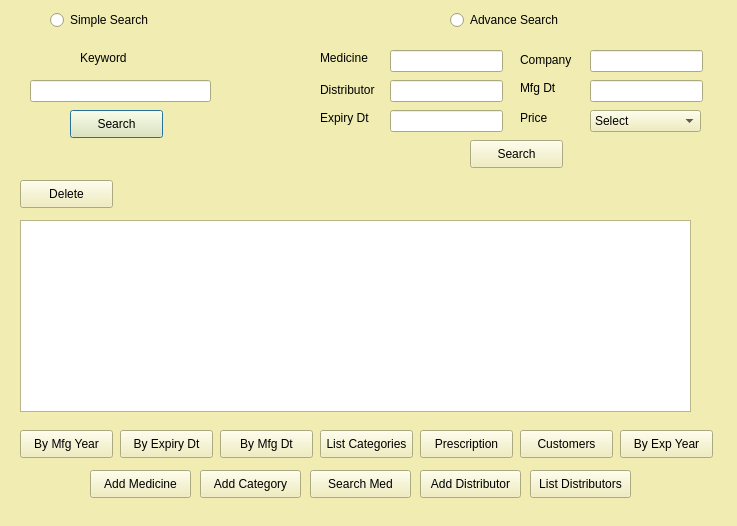
<?xml version="1.0" encoding="UTF-8"?>
<ui version="4.0">
 <class>AdmDialog</class>
 <widget class="QDialog" name="AdmDialog">
  <property name="geometry">
   <rect>
    <x>0</x>
    <y>0</y>
    <width>737</width>
    <height>526</height>
   </rect>
  </property>
  <property name="palette">
   <palette>
    <active>
     <colorrole role="WindowText">
      <brush brushstyle="SolidPattern">
       <color alpha="255">
        <red>0</red>
        <green>0</green>
        <blue>0</blue>
       </color>
      </brush>
     </colorrole>
     <colorrole role="Button">
      <brush brushstyle="SolidPattern">
       <color alpha="255">
        <red>240</red>
        <green>236</green>
        <blue>178</blue>
       </color>
      </brush>
     </colorrole>
     <colorrole role="Light">
      <brush brushstyle="SolidPattern">
       <color alpha="255">
        <red>255</red>
        <green>255</green>
        <blue>255</blue>
       </color>
      </brush>
     </colorrole>
     <colorrole role="Midlight">
      <brush brushstyle="SolidPattern">
       <color alpha="255">
        <red>247</red>
        <green>245</green>
        <blue>216</blue>
       </color>
      </brush>
     </colorrole>
     <colorrole role="Dark">
      <brush brushstyle="SolidPattern">
       <color alpha="255">
        <red>120</red>
        <green>118</green>
        <blue>89</blue>
       </color>
      </brush>
     </colorrole>
     <colorrole role="Mid">
      <brush brushstyle="SolidPattern">
       <color alpha="255">
        <red>160</red>
        <green>157</green>
        <blue>119</blue>
       </color>
      </brush>
     </colorrole>
     <colorrole role="Text">
      <brush brushstyle="SolidPattern">
       <color alpha="255">
        <red>0</red>
        <green>0</green>
        <blue>0</blue>
       </color>
      </brush>
     </colorrole>
     <colorrole role="BrightText">
      <brush brushstyle="SolidPattern">
       <color alpha="255">
        <red>255</red>
        <green>255</green>
        <blue>255</blue>
       </color>
      </brush>
     </colorrole>
     <colorrole role="ButtonText">
      <brush brushstyle="SolidPattern">
       <color alpha="255">
        <red>0</red>
        <green>0</green>
        <blue>0</blue>
       </color>
      </brush>
     </colorrole>
     <colorrole role="Base">
      <brush brushstyle="SolidPattern">
       <color alpha="255">
        <red>255</red>
        <green>255</green>
        <blue>255</blue>
       </color>
      </brush>
     </colorrole>
     <colorrole role="Window">
      <brush brushstyle="SolidPattern">
       <color alpha="255">
        <red>240</red>
        <green>236</green>
        <blue>178</blue>
       </color>
      </brush>
     </colorrole>
     <colorrole role="Shadow">
      <brush brushstyle="SolidPattern">
       <color alpha="255">
        <red>0</red>
        <green>0</green>
        <blue>0</blue>
       </color>
      </brush>
     </colorrole>
     <colorrole role="AlternateBase">
      <brush brushstyle="SolidPattern">
       <color alpha="255">
        <red>247</red>
        <green>245</green>
        <blue>216</blue>
       </color>
      </brush>
     </colorrole>
     <colorrole role="ToolTipBase">
      <brush brushstyle="SolidPattern">
       <color alpha="255">
        <red>255</red>
        <green>255</green>
        <blue>220</blue>
       </color>
      </brush>
     </colorrole>
     <colorrole role="ToolTipText">
      <brush brushstyle="SolidPattern">
       <color alpha="255">
        <red>0</red>
        <green>0</green>
        <blue>0</blue>
       </color>
      </brush>
     </colorrole>
    </active>
    <inactive>
     <colorrole role="WindowText">
      <brush brushstyle="SolidPattern">
       <color alpha="255">
        <red>0</red>
        <green>0</green>
        <blue>0</blue>
       </color>
      </brush>
     </colorrole>
     <colorrole role="Button">
      <brush brushstyle="SolidPattern">
       <color alpha="255">
        <red>240</red>
        <green>236</green>
        <blue>178</blue>
       </color>
      </brush>
     </colorrole>
     <colorrole role="Light">
      <brush brushstyle="SolidPattern">
       <color alpha="255">
        <red>255</red>
        <green>255</green>
        <blue>255</blue>
       </color>
      </brush>
     </colorrole>
     <colorrole role="Midlight">
      <brush brushstyle="SolidPattern">
       <color alpha="255">
        <red>247</red>
        <green>245</green>
        <blue>216</blue>
       </color>
      </brush>
     </colorrole>
     <colorrole role="Dark">
      <brush brushstyle="SolidPattern">
       <color alpha="255">
        <red>120</red>
        <green>118</green>
        <blue>89</blue>
       </color>
      </brush>
     </colorrole>
     <colorrole role="Mid">
      <brush brushstyle="SolidPattern">
       <color alpha="255">
        <red>160</red>
        <green>157</green>
        <blue>119</blue>
       </color>
      </brush>
     </colorrole>
     <colorrole role="Text">
      <brush brushstyle="SolidPattern">
       <color alpha="255">
        <red>0</red>
        <green>0</green>
        <blue>0</blue>
       </color>
      </brush>
     </colorrole>
     <colorrole role="BrightText">
      <brush brushstyle="SolidPattern">
       <color alpha="255">
        <red>255</red>
        <green>255</green>
        <blue>255</blue>
       </color>
      </brush>
     </colorrole>
     <colorrole role="ButtonText">
      <brush brushstyle="SolidPattern">
       <color alpha="255">
        <red>0</red>
        <green>0</green>
        <blue>0</blue>
       </color>
      </brush>
     </colorrole>
     <colorrole role="Base">
      <brush brushstyle="SolidPattern">
       <color alpha="255">
        <red>255</red>
        <green>255</green>
        <blue>255</blue>
       </color>
      </brush>
     </colorrole>
     <colorrole role="Window">
      <brush brushstyle="SolidPattern">
       <color alpha="255">
        <red>240</red>
        <green>236</green>
        <blue>178</blue>
       </color>
      </brush>
     </colorrole>
     <colorrole role="Shadow">
      <brush brushstyle="SolidPattern">
       <color alpha="255">
        <red>0</red>
        <green>0</green>
        <blue>0</blue>
       </color>
      </brush>
     </colorrole>
     <colorrole role="AlternateBase">
      <brush brushstyle="SolidPattern">
       <color alpha="255">
        <red>247</red>
        <green>245</green>
        <blue>216</blue>
       </color>
      </brush>
     </colorrole>
     <colorrole role="ToolTipBase">
      <brush brushstyle="SolidPattern">
       <color alpha="255">
        <red>255</red>
        <green>255</green>
        <blue>220</blue>
       </color>
      </brush>
     </colorrole>
     <colorrole role="ToolTipText">
      <brush brushstyle="SolidPattern">
       <color alpha="255">
        <red>0</red>
        <green>0</green>
        <blue>0</blue>
       </color>
      </brush>
     </colorrole>
    </inactive>
    <disabled>
     <colorrole role="WindowText">
      <brush brushstyle="SolidPattern">
       <color alpha="255">
        <red>120</red>
        <green>118</green>
        <blue>89</blue>
       </color>
      </brush>
     </colorrole>
     <colorrole role="Button">
      <brush brushstyle="SolidPattern">
       <color alpha="255">
        <red>240</red>
        <green>236</green>
        <blue>178</blue>
       </color>
      </brush>
     </colorrole>
     <colorrole role="Light">
      <brush brushstyle="SolidPattern">
       <color alpha="255">
        <red>255</red>
        <green>255</green>
        <blue>255</blue>
       </color>
      </brush>
     </colorrole>
     <colorrole role="Midlight">
      <brush brushstyle="SolidPattern">
       <color alpha="255">
        <red>247</red>
        <green>245</green>
        <blue>216</blue>
       </color>
      </brush>
     </colorrole>
     <colorrole role="Dark">
      <brush brushstyle="SolidPattern">
       <color alpha="255">
        <red>120</red>
        <green>118</green>
        <blue>89</blue>
       </color>
      </brush>
     </colorrole>
     <colorrole role="Mid">
      <brush brushstyle="SolidPattern">
       <color alpha="255">
        <red>160</red>
        <green>157</green>
        <blue>119</blue>
       </color>
      </brush>
     </colorrole>
     <colorrole role="Text">
      <brush brushstyle="SolidPattern">
       <color alpha="255">
        <red>120</red>
        <green>118</green>
        <blue>89</blue>
       </color>
      </brush>
     </colorrole>
     <colorrole role="BrightText">
      <brush brushstyle="SolidPattern">
       <color alpha="255">
        <red>255</red>
        <green>255</green>
        <blue>255</blue>
       </color>
      </brush>
     </colorrole>
     <colorrole role="ButtonText">
      <brush brushstyle="SolidPattern">
       <color alpha="255">
        <red>120</red>
        <green>118</green>
        <blue>89</blue>
       </color>
      </brush>
     </colorrole>
     <colorrole role="Base">
      <brush brushstyle="SolidPattern">
       <color alpha="255">
        <red>240</red>
        <green>236</green>
        <blue>178</blue>
       </color>
      </brush>
     </colorrole>
     <colorrole role="Window">
      <brush brushstyle="SolidPattern">
       <color alpha="255">
        <red>240</red>
        <green>236</green>
        <blue>178</blue>
       </color>
      </brush>
     </colorrole>
     <colorrole role="Shadow">
      <brush brushstyle="SolidPattern">
       <color alpha="255">
        <red>0</red>
        <green>0</green>
        <blue>0</blue>
       </color>
      </brush>
     </colorrole>
     <colorrole role="AlternateBase">
      <brush brushstyle="SolidPattern">
       <color alpha="255">
        <red>240</red>
        <green>236</green>
        <blue>178</blue>
       </color>
      </brush>
     </colorrole>
     <colorrole role="ToolTipBase">
      <brush brushstyle="SolidPattern">
       <color alpha="255">
        <red>255</red>
        <green>255</green>
        <blue>220</blue>
       </color>
      </brush>
     </colorrole>
     <colorrole role="ToolTipText">
      <brush brushstyle="SolidPattern">
       <color alpha="255">
        <red>0</red>
        <green>0</green>
        <blue>0</blue>
       </color>
      </brush>
     </colorrole>
    </disabled>
   </palette>
  </property>
  <property name="windowTitle">
   <string>Dialog</string>
  </property>
  <widget class="QLineEdit" name="edtComp">
   <property name="geometry">
    <rect>
     <x>590</x>
     <y>50</y>
     <width>113</width>
     <height>22</height>
    </rect>
   </property>
  </widget>
  <widget class="QPushButton" name="btnSimp">
   <property name="geometry">
    <rect>
     <x>70</x>
     <y>110</y>
     <width>93</width>
     <height>28</height>
    </rect>
   </property>
   <property name="text">
    <string>Search</string>
   </property>
  </widget>
  <widget class="QLabel" name="label_6">
   <property name="geometry">
    <rect>
     <x>320</x>
     <y>110</y>
     <width>55</width>
     <height>16</height>
    </rect>
   </property>
   <property name="text">
    <string>Expiry Dt</string>
   </property>
  </widget>
  <widget class="QPushButton" name="pushButton_2">
   <property name="geometry">
    <rect>
     <x>120</x>
     <y>430</y>
     <width>93</width>
     <height>28</height>
    </rect>
   </property>
   <property name="text">
    <string>By Expiry Dt</string>
   </property>
  </widget>
  <widget class="QLabel" name="label_2">
   <property name="geometry">
    <rect>
     <x>520</x>
     <y>50</y>
     <width>71</width>
     <height>20</height>
    </rect>
   </property>
   <property name="text">
    <string>Company</string>
   </property>
  </widget>
  <widget class="QLabel" name="label_7">
   <property name="geometry">
    <rect>
     <x>520</x>
     <y>110</y>
     <width>55</width>
     <height>16</height>
    </rect>
   </property>
   <property name="text">
    <string>Price</string>
   </property>
  </widget>
  <widget class="QPushButton" name="btnAdv">
   <property name="geometry">
    <rect>
     <x>470</x>
     <y>140</y>
     <width>93</width>
     <height>28</height>
    </rect>
   </property>
   <property name="text">
    <string>Search</string>
   </property>
  </widget>
  <widget class="QComboBox" name="cmbPrc">
   <property name="geometry">
    <rect>
     <x>590</x>
     <y>110</y>
     <width>111</width>
     <height>22</height>
    </rect>
   </property>
   <item>
    <property name="text">
     <string>Select</string>
    </property>
   </item>
   <item>
    <property name="text">
     <string>1 and 50</string>
    </property>
   </item>
   <item>
    <property name="text">
     <string>51 and 100</string>
    </property>
   </item>
   <item>
    <property name="text">
     <string>101 and 150</string>
    </property>
   </item>
   <item>
    <property name="text">
     <string>151 and 200</string>
    </property>
   </item>
   <item>
    <property name="text">
     <string>201 and 250</string>
    </property>
   </item>
   <item>
    <property name="text">
     <string>251 and 300</string>
    </property>
   </item>
   <item>
    <property name="text">
     <string>301 and 350</string>
    </property>
   </item>
   <item>
    <property name="text">
     <string>351 and 400</string>
    </property>
   </item>
   <item>
    <property name="text">
     <string>401 and 450</string>
    </property>
   </item>
   <item>
    <property name="text">
     <string>451 and 500</string>
    </property>
   </item>
   <item>
    <property name="text">
     <string>501 and 750</string>
    </property>
   </item>
   <item>
    <property name="text">
     <string>751 and 1000</string>
    </property>
   </item>
   <item>
    <property name="text">
     <string>1001 and 2500</string>
    </property>
   </item>
   <item>
    <property name="text">
     <string>2501 and 5000</string>
    </property>
   </item>
   <item>
    <property name="text">
     <string>5000 and 10000</string>
    </property>
   </item>
   <item>
    <property name="text">
     <string>10001 and 20000</string>
    </property>
   </item>
  </widget>
  <widget class="QLineEdit" name="edtSimp">
   <property name="geometry">
    <rect>
     <x>30</x>
     <y>80</y>
     <width>181</width>
     <height>22</height>
    </rect>
   </property>
  </widget>
  <widget class="QLineEdit" name="edtMed">
   <property name="geometry">
    <rect>
     <x>390</x>
     <y>50</y>
     <width>113</width>
     <height>22</height>
    </rect>
   </property>
  </widget>
  <widget class="QLabel" name="lblShowTxt">
   <property name="geometry">
    <rect>
     <x>110</x>
     <y>190</y>
     <width>251</width>
     <height>16</height>
    </rect>
   </property>
   <property name="text">
    <string/>
   </property>
  </widget>
  <widget class="QLabel" name="label_3">
   <property name="geometry">
    <rect>
     <x>320</x>
     <y>50</y>
     <width>55</width>
     <height>16</height>
    </rect>
   </property>
   <property name="text">
    <string>Medicine</string>
   </property>
  </widget>
  <widget class="QLabel" name="label_4">
   <property name="geometry">
    <rect>
     <x>320</x>
     <y>80</y>
     <width>61</width>
     <height>20</height>
    </rect>
   </property>
   <property name="text">
    <string>Distributor</string>
   </property>
  </widget>
  <widget class="QPushButton" name="pushButton_3">
   <property name="geometry">
    <rect>
     <x>220</x>
     <y>430</y>
     <width>93</width>
     <height>28</height>
    </rect>
   </property>
   <property name="text">
    <string>By Mfg Dt</string>
   </property>
  </widget>
  <widget class="QPushButton" name="pushButton_4">
   <property name="geometry">
    <rect>
     <x>320</x>
     <y>430</y>
     <width>93</width>
     <height>28</height>
    </rect>
   </property>
   <property name="text">
    <string>List Categories</string>
   </property>
  </widget>
  <widget class="QPushButton" name="pushButton_6">
   <property name="geometry">
    <rect>
     <x>520</x>
     <y>430</y>
     <width>93</width>
     <height>28</height>
    </rect>
   </property>
   <property name="text">
    <string>Customers</string>
   </property>
  </widget>
  <widget class="QTableView" name="tableView">
   <property name="geometry">
    <rect>
     <x>20</x>
     <y>220</y>
     <width>671</width>
     <height>192</height>
    </rect>
   </property>
  </widget>
  <widget class="QLineEdit" name="edtExp">
   <property name="geometry">
    <rect>
     <x>390</x>
     <y>110</y>
     <width>113</width>
     <height>22</height>
    </rect>
   </property>
  </widget>
  <widget class="QPushButton" name="pushButton">
   <property name="geometry">
    <rect>
     <x>20</x>
     <y>430</y>
     <width>93</width>
     <height>28</height>
    </rect>
   </property>
   <property name="text">
    <string>By Mfg Year</string>
   </property>
  </widget>
  <widget class="QLineEdit" name="edtDist">
   <property name="geometry">
    <rect>
     <x>390</x>
     <y>80</y>
     <width>113</width>
     <height>22</height>
    </rect>
   </property>
  </widget>
  <widget class="QLabel" name="label_5">
   <property name="geometry">
    <rect>
     <x>520</x>
     <y>80</y>
     <width>55</width>
     <height>16</height>
    </rect>
   </property>
   <property name="text">
    <string>Mfg Dt</string>
   </property>
  </widget>
  <widget class="QPushButton" name="pushButton_5">
   <property name="geometry">
    <rect>
     <x>420</x>
     <y>430</y>
     <width>93</width>
     <height>28</height>
    </rect>
   </property>
   <property name="text">
    <string>Prescription</string>
   </property>
  </widget>
  <widget class="QLineEdit" name="edtMfg">
   <property name="geometry">
    <rect>
     <x>590</x>
     <y>80</y>
     <width>113</width>
     <height>22</height>
    </rect>
   </property>
  </widget>
  <widget class="QRadioButton" name="radioButton">
   <property name="geometry">
    <rect>
     <x>50</x>
     <y>10</y>
     <width>151</width>
     <height>20</height>
    </rect>
   </property>
   <property name="text">
    <string>Simple Search</string>
   </property>
  </widget>
  <widget class="QRadioButton" name="radioButton_2">
   <property name="geometry">
    <rect>
     <x>450</x>
     <y>10</y>
     <width>151</width>
     <height>20</height>
    </rect>
   </property>
   <property name="text">
    <string>Advance Search</string>
   </property>
  </widget>
  <widget class="QPushButton" name="pushButton_7">
   <property name="geometry">
    <rect>
     <x>620</x>
     <y>430</y>
     <width>93</width>
     <height>28</height>
    </rect>
   </property>
   <property name="text">
    <string>By Exp Year</string>
   </property>
  </widget>
  <widget class="QLabel" name="label">
   <property name="geometry">
    <rect>
     <x>80</x>
     <y>50</y>
     <width>141</width>
     <height>16</height>
    </rect>
   </property>
   <property name="text">
    <string>Keyword</string>
   </property>
  </widget>
  <widget class="QPushButton" name="pushButton_8">
   <property name="geometry">
    <rect>
     <x>90</x>
     <y>470</y>
     <width>101</width>
     <height>28</height>
    </rect>
   </property>
   <property name="text">
    <string>Add Medicine</string>
   </property>
  </widget>
  <widget class="QPushButton" name="pushButton_9">
   <property name="geometry">
    <rect>
     <x>200</x>
     <y>470</y>
     <width>101</width>
     <height>28</height>
    </rect>
   </property>
   <property name="text">
    <string>Add Category</string>
   </property>
  </widget>
  <widget class="QPushButton" name="pushButton_10">
   <property name="geometry">
    <rect>
     <x>310</x>
     <y>470</y>
     <width>101</width>
     <height>28</height>
    </rect>
   </property>
   <property name="text">
    <string>Search Med</string>
   </property>
  </widget>
  <widget class="QPushButton" name="pushButton_11">
   <property name="geometry">
    <rect>
     <x>420</x>
     <y>470</y>
     <width>101</width>
     <height>28</height>
    </rect>
   </property>
   <property name="text">
    <string>Add Distributor</string>
   </property>
  </widget>
  <widget class="QPushButton" name="pushButton_12">
   <property name="geometry">
    <rect>
     <x>530</x>
     <y>470</y>
     <width>101</width>
     <height>28</height>
    </rect>
   </property>
   <property name="text">
    <string>List Distributors</string>
   </property>
  </widget>
  <widget class="QPushButton" name="btnDelete">
   <property name="geometry">
    <rect>
     <x>20</x>
     <y>180</y>
     <width>93</width>
     <height>28</height>
    </rect>
   </property>
   <property name="text">
    <string>Delete</string>
   </property>
  </widget>
 </widget>
 <resources/>
 <connections/>
</ui>
